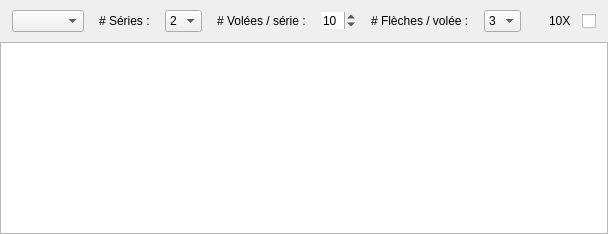
         <widget class="QWidget" name="tabWidgetPage1">
          <attribute name="title">
           <string>   ARCHERS   </string>
          </attribute>
          <layout class="QVBoxLayout" name="archerTabLayout">
           <property name="spacing">
            <number>10</number>
           </property>
           <property name="leftMargin">
            <number>0</number>
           </property>
           <property name="topMargin">
            <number>10</number>
           </property>
           <property name="rightMargin">
            <number>0</number>
           </property>
           <property name="bottomMargin">
            <number>0</number>
           </property>
           <item>
            <widget class="QWidget" name="widget_4" native="true">
             <property name="sizePolicy">
              <sizepolicy hsizetype="Preferred" vsizetype="Maximum">
               <horstretch>0</horstretch>
               <verstretch>0</verstretch>
              </sizepolicy>
             </property>
             <layout class="QHBoxLayout" name="horizontalLayout_4">
              <property name="spacing">
               <number>15</number>
              </property>
              <property name="leftMargin">
               <number>12</number>
              </property>
              <property name="topMargin">
               <number>0</number>
              </property>
              <property name="rightMargin">
               <number>12</number>
              </property>
              <property name="bottomMargin">
               <number>0</number>
              </property>
              <item>
               <widget class="QComboBox" name="displayStartCombo"/>
              </item>
              <item>
               <widget class="QLabel" name="label_7">
                <property name="sizePolicy">
                 <sizepolicy hsizetype="Maximum" vsizetype="Preferred">
                  <horstretch>0</horstretch>
                  <verstretch>0</verstretch>
                 </sizepolicy>
                </property>
                <property name="text">
                 <string># Séries :</string>
                </property>
               </widget>
              </item>
              <item>
               <widget class="QComboBox" name="roundCount">
                <property name="sizePolicy">
                 <sizepolicy hsizetype="Maximum" vsizetype="Fixed">
                  <horstretch>0</horstretch>
                  <verstretch>0</verstretch>
                 </sizepolicy>
                </property>
                <item>
                 <property name="text">
                  <string>2</string>
                 </property>
                </item>
                <item>
                 <property name="text">
                  <string>4</string>
                 </property>
                </item>
               </widget>
              </item>
              <item>
               <widget class="QLabel" name="label_4">
                <property name="sizePolicy">
                 <sizepolicy hsizetype="Maximum" vsizetype="Preferred">
                  <horstretch>0</horstretch>
                  <verstretch>0</verstretch>
                 </sizepolicy>
                </property>
                <property name="text">
                 <string># Volées / série :</string>
                </property>
               </widget>
              </item>
              <item>
               <widget class="QSpinBox" name="runVolleyCount">
                <property name="sizePolicy">
                 <sizepolicy hsizetype="Maximum" vsizetype="Fixed">
                  <horstretch>0</horstretch>
                  <verstretch>0</verstretch>
                 </sizepolicy>
                </property>
                <property name="frame">
                 <bool>false</bool>
                </property>
                <property name="readOnly">
                 <bool>false</bool>
                </property>
                <property name="minimum">
                 <number>1</number>
                </property>
                <property name="maximum">
                 <number>12</number>
                </property>
                <property name="value">
                 <number>10</number>
                </property>
               </widget>
              </item>
              <item>
               <widget class="QLabel" name="label_3">
                <property name="sizePolicy">
                 <sizepolicy hsizetype="Maximum" vsizetype="Preferred">
                  <horstretch>0</horstretch>
                  <verstretch>0</verstretch>
                 </sizepolicy>
                </property>
                <property name="text">
                 <string># Flèches / volée :</string>
                </property>
               </widget>
              </item>
              <item>
               <widget class="QComboBox" name="runArrowCount">
                <property name="sizePolicy">
                 <sizepolicy hsizetype="Maximum" vsizetype="Fixed">
                  <horstretch>0</horstretch>
                  <verstretch>0</verstretch>
                 </sizepolicy>
                </property>
                <item>
                 <property name="text">
                  <string>3</string>
                 </property>
                </item>
                <item>
                 <property name="text">
                  <string>6</string>
                 </property>
                </item>
               </widget>
              </item>
              <item>
               <widget class="QCheckBox" name="x10Check">
                <property name="sizePolicy">
                 <sizepolicy hsizetype="Maximum" vsizetype="Fixed">
                  <horstretch>0</horstretch>
                  <verstretch>0</verstretch>
                 </sizepolicy>
                </property>
                <property name="layoutDirection">
                 <enum>Qt::RightToLeft</enum>
                </property>
                <property name="text">
                 <string>  10X  </string>
                </property>
               </widget>
              </item>
             </layout>
            </widget>
           </item>
           <item>
            <widget class="QTableView" name="archerTableView">
             <property name="sizePolicy">
              <sizepolicy hsizetype="Expanding" vsizetype="Expanding">
               <horstretch>0</horstretch>
               <verstretch>0</verstretch>
              </sizepolicy>
             </property>
             <property name="selectionMode">
              <enum>QAbstractItemView::SingleSelection</enum>
             </property>
             <property name="selectionBehavior">
              <enum>QAbstractItemView::SelectRows</enum>
             </property>
             <property name="sortingEnabled">
              <bool>true</bool>
             </property>
             <property name="wordWrap">
              <bool>false</bool>
             </property>
             <property name="cornerButtonEnabled">
              <bool>false</bool>
             </property>
             <attribute name="horizontalHeaderDefaultSectionSize">
              <number>80</number>
             </attribute>
             <attribute name="horizontalHeaderHighlightSections">
              <bool>false</bool>
             </attribute>
             <attribute name="verticalHeaderVisible">
              <bool>false</bool>
             </attribute>
            </widget>
           </item>
          </layout>
         </widget>
